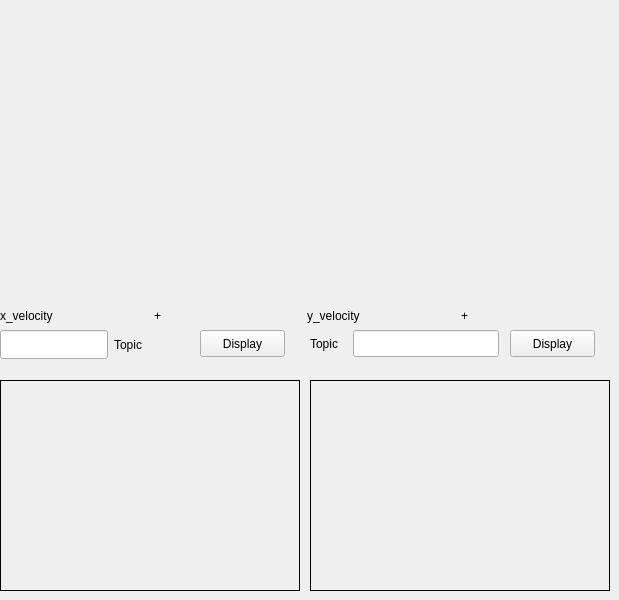
    <widget class="QWidget" name="tab_status">
     <attribute name="title">
      <string>Ros Communications</string>
     </attribute>
     <widget class="QWidget" name="layoutWidget">
      <property name="geometry">
       <rect>
        <x>0</x>
        <y>0</y>
        <width>608</width>
        <height>325</height>
       </rect>
      </property>
      <layout class="QGridLayout" name="gridLayout_3">
       <item row="0" column="0" colspan="2">
        <widget class="QWidget" name="widget_speedX" native="true">
         <property name="minimumSize">
          <size>
           <width>300</width>
           <height>300</height>
          </size>
         </property>
         <property name="styleSheet">
          <string notr="true">alternate-background-color: rgb(254, 242, 8);</string>
         </property>
        </widget>
       </item>
       <item row="0" column="2" colspan="2">
        <widget class="QWidget" name="widget_speedY" native="true">
         <property name="minimumSize">
          <size>
           <width>300</width>
           <height>300</height>
          </size>
         </property>
        </widget>
       </item>
       <item row="1" column="0">
        <widget class="QLabel" name="label_9">
         <property name="text">
          <string>x_velocity </string>
         </property>
        </widget>
       </item>
       <item row="1" column="1">
        <widget class="QLabel" name="label_dirx">
         <property name="text">
          <string>+</string>
         </property>
        </widget>
       </item>
       <item row="1" column="2">
        <widget class="QLabel" name="label_8">
         <property name="text">
          <string>y_velocity </string>
         </property>
        </widget>
       </item>
       <item row="1" column="3">
        <widget class="QLabel" name="label_diry">
         <property name="text">
          <string>+</string>
         </property>
        </widget>
       </item>
      </layout>
     </widget>
     <widget class="QPushButton" name="displayBtn_2">
      <property name="geometry">
       <rect>
        <x>200</x>
        <y>330</y>
        <width>85</width>
        <height>27</height>
       </rect>
      </property>
      <property name="text">
       <string>Display</string>
      </property>
     </widget>
     <widget class="QWidget" name="layoutWidget_2">
      <property name="geometry">
       <rect>
        <x>0</x>
        <y>330</y>
        <width>191</width>
        <height>29</height>
       </rect>
      </property>
      <layout class="QHBoxLayout" name="horizontalLayout_9">
       <item>
        <widget class="QLineEdit" name="lineEdit_image_topic_2">
         <property name="sizePolicy">
          <sizepolicy hsizetype="Preferred" vsizetype="Preferred">
           <horstretch>0</horstretch>
           <verstretch>0</verstretch>
          </sizepolicy>
         </property>
        </widget>
       </item>
       <item>
        <widget class="QLabel" name="label_7">
         <property name="text">
          <string>Topic</string>
         </property>
        </widget>
       </item>
      </layout>
     </widget>
     <widget class="QLabel" name="labelImage">
      <property name="geometry">
       <rect>
        <x>0</x>
        <y>380</y>
        <width>300</width>
        <height>211</height>
       </rect>
      </property>
      <property name="sizePolicy">
       <sizepolicy hsizetype="Expanding" vsizetype="Expanding">
        <horstretch>0</horstretch>
        <verstretch>0</verstretch>
       </sizepolicy>
      </property>
      <property name="minimumSize">
       <size>
        <width>300</width>
        <height>200</height>
       </size>
      </property>
      <property name="styleSheet">
       <string notr="true">border:1px solid black</string>
      </property>
      <property name="text">
       <string/>
      </property>
     </widget>
     <widget class="QLineEdit" name="lineEdit_image_topic">
      <property name="geometry">
       <rect>
        <x>353</x>
        <y>330</y>
        <width>146</width>
        <height>27</height>
       </rect>
      </property>
      <property name="sizePolicy">
       <sizepolicy hsizetype="Preferred" vsizetype="Preferred">
        <horstretch>0</horstretch>
        <verstretch>0</verstretch>
       </sizepolicy>
      </property>
     </widget>
     <widget class="QWidget" name="layoutWidget_3">
      <property name="geometry">
       <rect>
        <x>310</x>
        <y>330</y>
        <width>191</width>
        <height>29</height>
       </rect>
      </property>
      <layout class="QHBoxLayout" name="horizontalLayout_8"/>
     </widget>
     <widget class="QLabel" name="label_6">
      <property name="geometry">
       <rect>
        <x>310</x>
        <y>330</y>
        <width>37</width>
        <height>27</height>
       </rect>
      </property>
      <property name="text">
       <string>Topic</string>
      </property>
     </widget>
     <widget class="QPushButton" name="displayBtn">
      <property name="geometry">
       <rect>
        <x>510</x>
        <y>330</y>
        <width>85</width>
        <height>27</height>
       </rect>
      </property>
      <property name="text">
       <string>Display</string>
      </property>
     </widget>
     <widget class="QLabel" name="labelImage_2">
      <property name="geometry">
       <rect>
        <x>310</x>
        <y>380</y>
        <width>300</width>
        <height>211</height>
       </rect>
      </property>
      <property name="sizePolicy">
       <sizepolicy hsizetype="Expanding" vsizetype="Expanding">
        <horstretch>0</horstretch>
        <verstretch>0</verstretch>
       </sizepolicy>
      </property>
      <property name="minimumSize">
       <size>
        <width>300</width>
        <height>200</height>
       </size>
      </property>
      <property name="styleSheet">
       <string notr="true">border:1px solid black</string>
      </property>
      <property name="text">
       <string/>
      </property>
     </widget>
    </widget>
